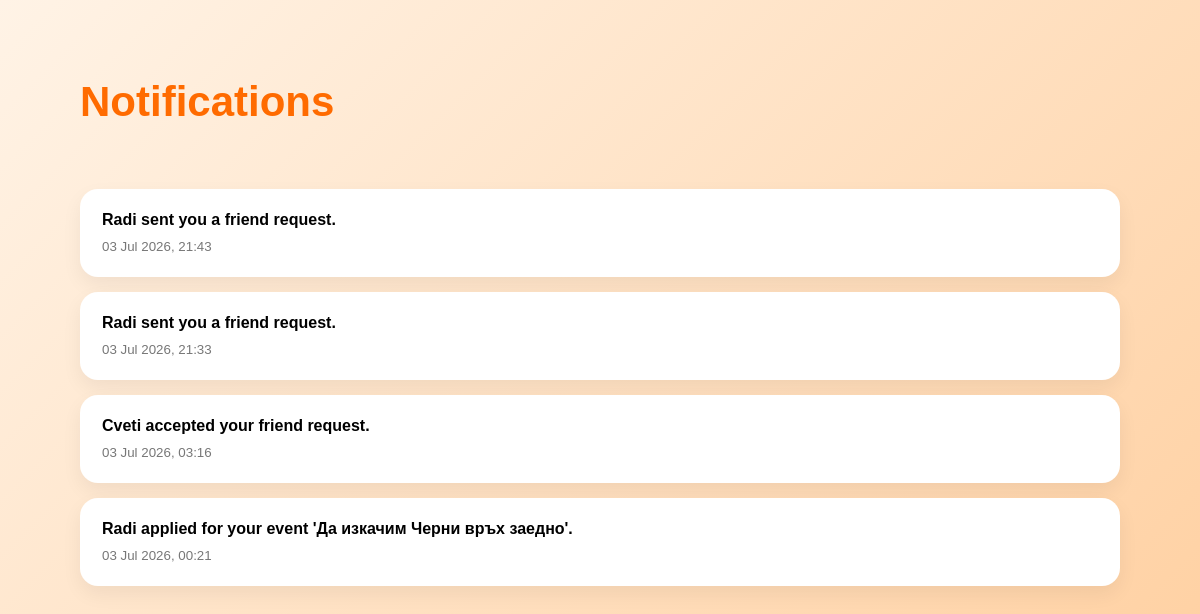
The app's page /notifications/ (signed in) with its own data.
### notifications/models.py (models this page shows, shortened)
class Notification(models.Model):
    recipient = models.ForeignKey(
        User,
        on_delete=models.CASCADE,
        related_name="notifications"
    )
    message = models.TextField()
    is_read = models.BooleanField(default=False)
    created_at = models.DateTimeField(auto_now_add=True)

### notifications/views.py (the view)
# urls.py: path("", views.notifications_view, name="notifications"),
@login_required
def notifications_view(request):
    notifications = Notification.objects.filter(
        recipient=request.user
    ).order_by("-created_at")
    return render(request, "notifications/notifications.html", {
        "notifications": notifications
    })

### notifications/templates/notifications/notifications.html (shortened to what this page needs)
{% extends "base.html" %}
{% block content %}
<div class="page-container">
    <div class="page-header">
        <h1>Notifications</h1>
    </div>
    {% for notification in notifications %}
        <div class="notification-card">
            <p>{{ notification.message }}</p>
            <small>
                {{ notification.created_at|date:"d M Y, H:i" }}
            </small>
        </div>
    {% endfor %}
</div>
{% endblock %}

### accounts/static/css/style.css (style rules this page uses)
body { margin: 0; font-family: Arial, sans-serif; background: linear-gradient(135deg, #fff3e6, #ffd1a3); }
.page-container { padding: 50px 80px; }
.page-header { display: flex; justify-content: space-between; align-items: center; margin-bottom: 35px; }
.page-header h1 { color: #ff6b00; font-size: 42px; }
.notification-card { background: white; padding: 22px; border-radius: 18px; margin-bottom: 15px; box-shadow: 0 8px 20px rgba(0,0,0,0.06); }
.notification-card p { margin: 0 0 8px; font-weight: 600; }
.notification-card small { color: #777; }

### records on screen
Notification: message "Radi sent you a friend request.", created_at "03 Jul 2026, 21:43"
Notification: message "Radi sent you a friend request.", created_at "03 Jul 2026, 21:33"
Notification: message "Cveti accepted your friend request.", created_at "03 Jul 2026, 03:16"
Notification: message "Radi applied for your event 'Да изкачим Черни връх заедно'.", created_at "03 Jul 2026, 00:21"
